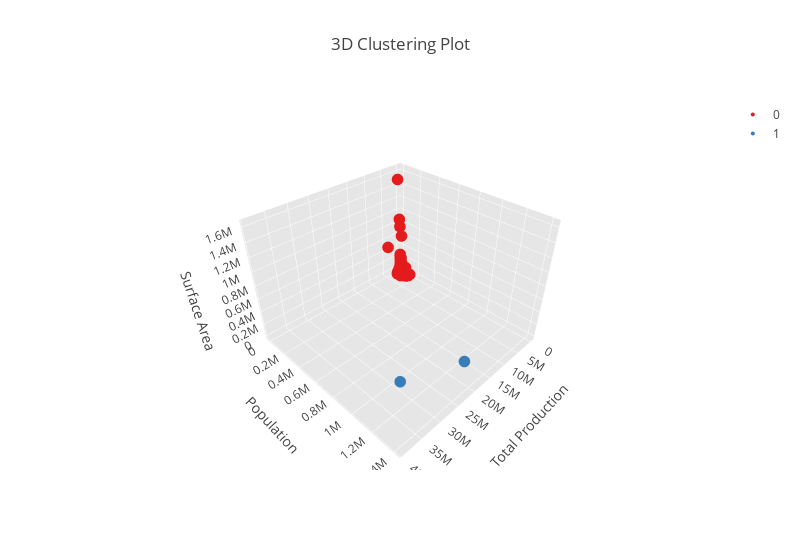

Write notebook code for a chart like this one.
### Code cell
Plot3dClustering(n=2, X=X , type_c='kmeans')

### Figure 1 — Plotly figure (JSON) as saved in the notebook; plotly's stock layout.template omitted (floating-point values rounded to 4 significant figures; data arrays with more than 128 entries replaced by an {"elided": "..."} marker saying what was removed)
{"data": [{"marker": {"color": "rgb(228,26,28)", "line": {"width": 0}, "size": 4}, "mode": "markers", "name": 0, "type": "scatter3d", "x": {"elided": "172 int values"}, "y": {"elided": "172 float values"}, "z": {"elided": "172 float values"}}, {"alphahull": 7, "color": "rgb(228,26,28)", "name": "y", "opacity": 0.1, "type": "mesh3d", "x": {"elided": "172 int values"}, "y": {"elided": "172 float values"}, "z": {"elided": "172 float values"}}, {"marker": {"color": "rgb(55,126,184)", "line": {"width": 0}, "size": 4}, "mode": "markers", "name": 1, "type": "scatter3d", "x": [39003086, 19900340], "y": [1410000.0, 1339000.0], "z": [938800.0, 297319]}, {"alphahull": 7, "color": "rgb(55,126,184)", "name": "y", "opacity": 0.1, "type": "mesh3d", "x": [39003086, 19900340], "y": [1410000.0, 1339000.0], "z": [938800.0, 297319]}], "layout": {"autosize": false, "height": 550, "scene": {"aspectmode": "manual", "aspectratio": {"x": 1, "y": 1, "z": 0.7}, "xaxis": {"backgroundcolor": "rgb(230, 230,230)", "gridcolor": "rgb(255, 255, 255)", "showbackground": true, "title": "Total Production", "zerolinecolor": "rgb(255, 255, 255)"}, "yaxis": {"backgroundcolor": "rgb(230, 230,230)", "gridcolor": "rgb(255, 255, 255)", "showbackground": true, "title": "Population", "zerolinecolor": "rgb(255, 255, 255)"}, "zaxis": {"backgroundcolor": "rgb(230, 230,230)", "gridcolor": "rgb(255, 255, 255)", "showbackground": true, "title": "Surface Area", "zerolinecolor": "rgb(255, 255, 255)"}}, "title": "3D Clustering Plot", "width": 800}}
